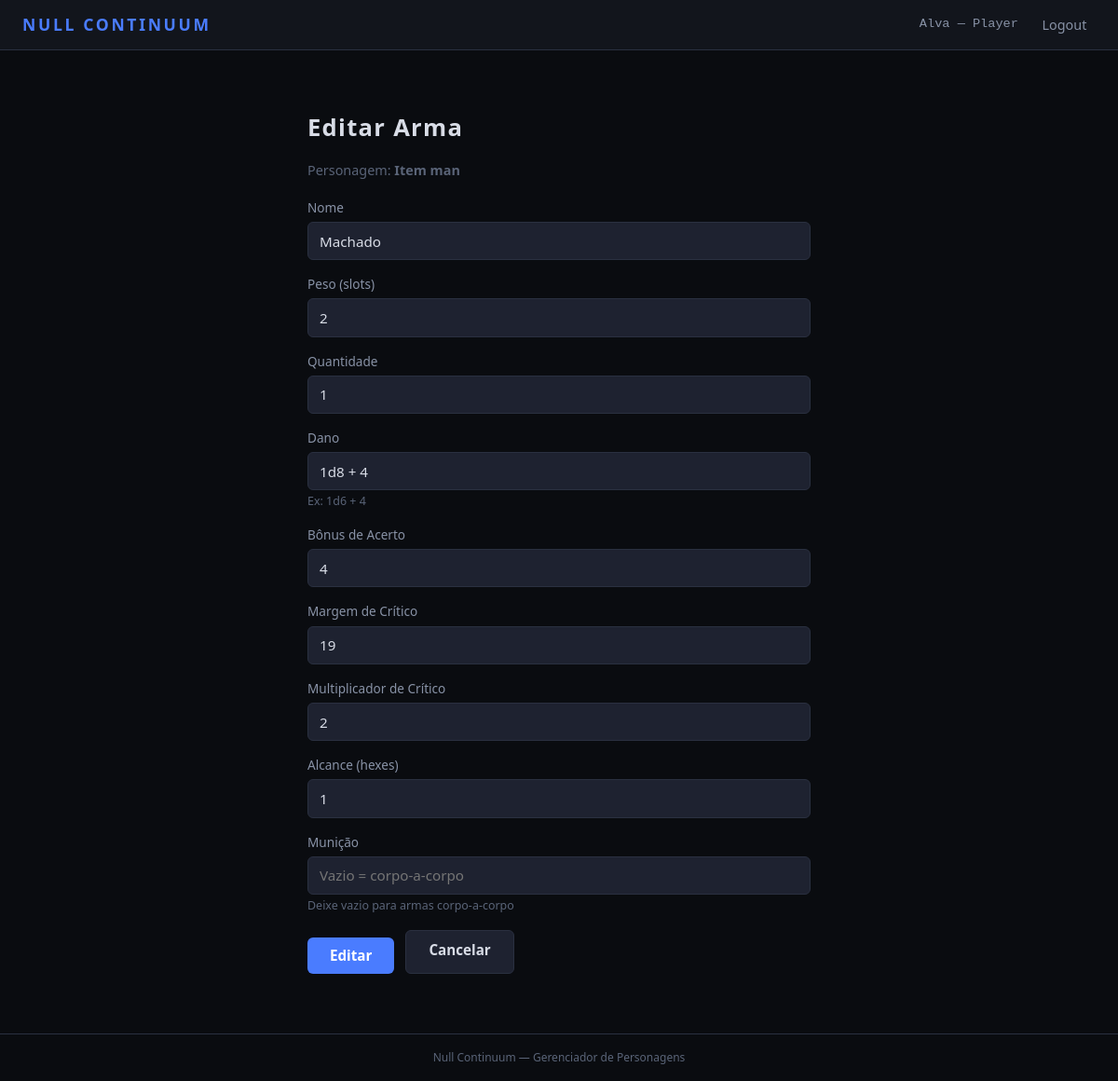
/personagens/13/inventario/arma/1/edit/ (signed in), run on the app's committed database.
### HomeApp/models.py (models this page shows, shortened)
class User(AbstractUser):
    ROLE_CHOICES = [
        ('GM', 'Game Master'),
        ('PLAYER', 'Player'),
    ]
    role = models.CharField(max_length=6, choices=ROLE_CHOICES, default='PLAYER')

### CharSheet/models.py (models this page shows, shortened)
class Character(models.Model):
    player = models.ForeignKey(
        settings.AUTH_USER_MODEL,
        on_delete=models.CASCADE,
        related_name='characters',
    )
    name = models.CharField('Nome do Personagem', max_length=120)
    background = models.CharField(
        'Background', max_length=20,
        choices=BACKGROUND_CHOICES, default='OTHER',
    )
    background_custom = models.CharField(
        'Background (custom)', max_length=120, blank=True,
        help_text='Preencha se escolheu "Outro".',
    )
    base_rank = models.PositiveIntegerField(
        'Base Rank', default=1,
        validators=[MinValueValidator(1), MaxValueValidator(15)],
    )
    nl_rank = models.PositiveIntegerField(
        'NL Rank', default=0,
        validators=[MinValueValidator(0), MaxValueValidator(15)],
    )
    agility = models.PositiveIntegerField(
        'Agility (AGI)', default=1,
        validators=[MinValueValidator(1), MaxValueValidator(5)],
    )
    fortitude = models.PositiveIntegerField(
        'Fortitude (FOR)', default=1,
        validators=[MinValueValidator(1), MaxValueValidator(5)],
    )
    insight = models.PositiveIntegerField(
        'Insight (INS)', default=1,
        validators=[MinValueValidator(1), MaxValueValidator(5)],
    )
    presence = models.PositiveIntegerField(
        'Presence (PRE)', default=1,
        validators=[MinValueValidator(1), MaxValueValidator(5)],
    )
    stability = models.PositiveIntegerField(
        'Stability (STA)', default=1,
        validators=[MinValueValidator(1), MaxValueValidator(5)],
    )
    intent = models.PositiveIntegerField(
        'Intent (INT)', default=1,
        validators=[MinValueValidator(1), MaxValueValidator(5)],
    )
    continuity_constant = models.CharField(
        'Continuity Constant', max_length=4,
        choices=CC_CHOICES, blank=True, default='',
    )
    abstraction_frame = models.CharField(
        'Abstraction Frame', max_length=10,
        choices=FRAME_CHOICES, blank=True, default='',
    )
    current_hp = models.IntegerField('HP Atual', default=0)
    current_strain = models.IntegerField('Strain Atual', default=0)
    temp_hp = models.IntegerField('HP Temporário', default=0)
    current_ap = models.IntegerField('AP Atual', default=3)
    armor_bonus = models.IntegerField('Bônus de Armadura', default=0)
    shield_bonus = models.IntegerField('Bônus de Escudo', default=0)
    current_load = models.IntegerField('Carga Atual', default=0)
    skill_melee = models.CharField('Melee', max_length=1, choices=SKILL_RANK_CHOICES, default='U')
    skill_ranged_weapons = models.CharField('Ranged Weapons', max_length=1, choices=SKILL_RANK_CHOICES, default='U')
    skill_heavy_weaponry = models.CharField('Heavy Weaponry', max_length=1, choices=SKILL_RANK_CHOICES, default='U')
    skill_initiative = models.CharField('Initiative', max_length=1, choices=SKILL_RANK_CHOICES, default='U')
    skill_athletics = models.CharField('Athletics', max_length=1, choices=SKILL_RANK_CHOICES, default='U')
    skill_endurance = models.CharField('Endurance', max_length=1, choices=SKILL_RANK_CHOICES, default='U')
    skill_acrobatics = models.CharField('Acrobatics', max_length=1, choices=SKILL_RANK_CHOICES, default='U')
    skill_stealth = models.CharField('Stealth', max_length=1, choices=SKILL_RANK_CHOICES, default='U')
    skill_perception = models.CharField('Perception', max_length=1, choices=SKILL_RANK_CHOICES, default='U')
    skill_reflexes = models.CharField('Reflexes', max_length=1, choices=SKILL_RANK_CHOICES, default='U')
    skill_sleight_of_hand = models.CharField('Sleight of Hand', max_length=1, choices=SKILL_RANK_CHOICES, default='U')
    skill_piloting_ground = models.CharField('Piloting (Ground)', max_length=1, choices=SKILL_RANK_CHOICES, default='U')
    skill_piloting_air = models.CharField('Piloting (Air)', max_length=1, choices=SKILL_RANK_CHOICES, default='U')
    skill_piloting_sea = models.CharField('Piloting (Sea)', max_length=1, choices=SKILL_RANK_CHOICES, default='U')
    skill_technology = models.CharField('Technology', max_length=1, choices=SKILL_RANK_CHOICES, default='U')
    skill_engineering = models.CharField('Engineering', max_length=1, choices=SKILL_RANK_CHOICES, default='U')
    skill_medicine = models.CharField('Medicine', max_length=1, choices=SKILL_RANK_CHOICES, default='U')
    skill_history = models.CharField('History', max_length=1, choices=SKILL_RANK_CHOICES, default='U')
    skill_religion = models.CharField('Religion', max_length=1, choices=SKILL_RANK_CHOICES, default='U')
    skill_investigation = models.CharField('Investigation', max_length=1, choices=SKILL_RANK_CHOICES, default='U')
    skill_intuition = models.CharField('Intuition', max_length=1, choices=SKILL_RANK_CHOICES, default='U')
    skill_persuasion = models.CharField('Persuasion', max_length=1, choices=SKILL_RANK_CHOICES, default='U')
    skill_intimidation = models.CharField('Intimidation', max_length=1, choices=SKILL_RANK_CHOICES, default='U')
    skill_deception = models.CharField('Deception', max_length=1, choices=SKILL_RANK_CHOICES, default='U')
    skill_survival = models.CharField('Survival', max_length=1, choices=SKILL_RANK_CHOICES, default='U')
    skill_null_theory = models.CharField('Null Theory', max_length=1, choices=SKILL_RANK_CHOICES, default='U')
    skill_null_navigation = models.CharField('Null Navigation', max_length=1, choices=SKILL_RANK_CHOICES, default='U')
    skill_animal_handling = models.CharField('Animal Handling', max_length=1, choices=SKILL_RANK_CHOICES, default='U')
    skill_nlc = models.CharField('NL Control (NLC)', max_length=1, choices=SKILL_RANK_CHOICES, default='U')
    skill_nlr = models.CharField('NL Resistance (NLR)', max_length=1, choices=SKILL_RANK_CHOICES, default='U')
    skill_nl_sensitivity = models.CharField('NL Sensitivity', max_length=1, choices=SKILL_RANK_CHOICES, default='U')
    skill_nl_engineering = models.CharField('NL Engineering', max_length=1, choices=SKILL_RANK_CHOICES, default='U')
    skill_anomalous_protocols = models.CharField('Anomalous Protocols', max_length=1, choices=SKILL_RANK_CHOICES, default='U')
    skill_continuity_analysis = models.CharField('Continuity Analysis', max_length=1, choices=SKILL_RANK_CHOICES, default='U')
    notes = models.TextField('Notas', blank=True)
    created_at = models.DateTimeField(auto_now_add=True)
    updated_at = models.DateTimeField(auto_now=True)
    class Meta:
        ordering = ['-updated_at']
        verbose_name = 'Personagem'
        verbose_name_plural = 'Personagens'
    @property
    def category(self):
        if self.nl_rank == 0:
            return '—'
        if self.nl_rank <= 3:
            return 'I'
        if self.nl_rank <= 6:
            return 'II'
        if self.nl_rank <= 9:
            return 'III'
        if self.nl_rank <= 12:
            return 'IV'
        return 'V'
    SKILL_FIELDS = [
        ('skill_melee', 'Melee', 'Combate'),
        ('skill_ranged_weapons', 'Ranged Weapons', 'Combate'),
        ('skill_heavy_weaponry', 'Heavy Weaponry', 'Combate'),
        ('skill_initiative', 'Initiative', 'Combate'),
        ('skill_athletics', 'Athletics', 'Geral'),
        ('skill_endurance', 'Endurance', 'Geral'),
        ('skill_acrobatics', 'Acrobatics', 'Geral'),
        ('skill_stealth', 'Stealth', 'Geral'),
        ('skill_perception', 'Perception', 'Geral'),
        ('skill_reflexes', 'Reflexes', 'Geral'),
        ('skill_sleight_of_hand', 'Sleight of Hand', 'Geral'),
        ('skill_piloting_ground', 'Piloting (Ground)', 'Geral'),
        ('skill_piloting_air', 'Piloting (Air)', 'Geral'),
        ('skill_piloting_sea', 'Piloting (Sea)', 'Geral'),
        ('skill_technology', 'Technology', 'Geral'),
        ('skill_engineering', 'Engineering', 'Geral'),
        ('skill_medicine', 'Medicine', 'Geral'),
        ('skill_history', 'History', 'Geral'),
        ('skill_religion', 'Religion', 'Geral'),
        ('skill_investigation', 'Investigation', 'Geral'),
        ('skill_intuition', 'Intuition', 'Geral'),
        ('skill_persuasion', 'Persuasion', 'Geral'),
        ('skill_intimidation', 'Intimidation', 'Geral'),
        ('skill_deception', 'Deception', 'Geral'),
        ('skill_survival', 'Survival', 'Geral'),
        ('skill_null_theory', 'Null Theory', 'Geral'),
        ('skill_null_navigation', 'Null Navigation', 'Geral'),
        ('skill_animal_handling', 'Animal Handling', 'Geral'),
        ('skill_nlc', 'NL Control (NLC)', 'Non-Linear'),
        ('skill_nlr', 'NL Resistance (NLR)', 'Non-Linear'),
        ('skill_nl_sensitivity', 'NL Sensitivity', 'Non-Linear'),
        ('skill_nl_engineering', 'NL Engineering', 'Non-Linear'),
        ('skill_anomalous_protocols', 'Anomalous Protocols', 'Non-Linear'),
        ('skill_continuity_analysis', 'Continuity Analysis', 'Non-Linear'),
    ]
    from .feat_models import FeatDefinition, CharacterFeat
    from .trait_models import TraitDefinition, CharacterTrait

class WeaponItem(models.Model):
    character = models.ForeignKey(
        Character, on_delete=models.CASCADE, related_name='weapons'
    )
    name = models.CharField('Nome', max_length=120)
    weight = models.PositiveIntegerField('Peso (slots)', default=1)
    quantity = models.PositiveIntegerField('Quantidade', default=1)
    damage = models.CharField('Dano', max_length=40, help_text='Ex: 1d6 + 4')
    hit_bonus = models.IntegerField('Bônus de Acerto', default=0)
    crit_range = models.PositiveIntegerField('Margem de Crítico', default=20)
    crit_multiplier = models.PositiveIntegerField('Multiplicador de Crítico', default=2)
    range_hexes = models.PositiveIntegerField('Alcance (hexes)', default=1)
    ammo = models.PositiveIntegerField('Munição', null=True, blank=True, help_text='Deixe vazio para armas corpo-a-corpo')
    class Meta:
        ordering = ['name']
        verbose_name = 'Arma'
        verbose_name_plural = 'Armas'

### CharSheet/views.py (the view)
# urls.py: path('personagens/<int:pk>/inventario/arma/<int:item_pk>/edit/', views.weapon_edit, name='weapon_edit'),
@login_required
def weapon_edit(request, pk, item_pk):
    char = _get_owned_character(pk, request.user)
    item = get_object_or_404(WeaponItem, pk=item_pk, character=char)
    if request.method == 'POST':
        form = WeaponItemForm(request.POST, instance=item)
        if form.is_valid():
            form.save()
            _recalc_load(char)
            return redirect('character_detail', pk=pk)
    else:
        form = WeaponItemForm(instance=item)
    return render(request, 'CharSheet/inventory_form.html', {
        'form': form, 'char': char, 'category': 'Arma', 'action': 'Editar',
    })

### templates/CharSheet/inventory_form.html (shortened to what this page needs)
{% extends 'base.html' %}
{% block content %}
<div class="auth-container inv-form-container">
    <h1 class="auth-title">{{ action }} {{ category }}</h1>
    <p class="inv-form-char">Personagem: <strong>{{ char.name }}</strong></p>
    <form method="post" class="inv-form">
        {% for field in form %}
        <div class="form-group">
            <label class="form-label" for="{{ field.id_for_label }}">{{ field.label }}</label>
            {{ field }}
            {% if field.help_text %}
            <span class="form-hint">{{ field.help_text }}</span>
            {% endif %}
        </div>
        {% endfor %}
        <div class="form-actions">
            <button type="submit" class="btn btn-primary btn-inline">{{ action }}</button>
            <a href="{% url 'character_detail' pk=char.pk %}" class="btn btn-secondary btn-inline">Cancelar</a>
        </div>
    </form>
</div>
{% endblock %}

### templates/base.html (shortened to what this page needs)
{% load static %}
<!DOCTYPE html>
<html lang="pt-br">
<head>
    <link rel="stylesheet" href="{% static 'css/style.css' %}">
    <link rel="stylesheet" href="{% static 'css/charsheet.css' %}">
    <link rel="stylesheet" href="{% static 'css/combat_tracker.css' %}">
    <link rel="stylesheet" href="{% static 'css/feats.css' %}">
    <link rel="stylesheet" href="{% static 'css/rankup.css' %}">
    <link rel="stylesheet" href="{% static 'css/traits.css' %}">
</head>
<body>
    <nav class="navbar">
        <a href="{% url 'dashboard' %}" class="nav-brand">NULL CONTINUUM</a>
        <div class="nav-links">
            {% if user.is_authenticated %}
                <span class="nav-user">{{ user.username }} — {{ user.get_role_display }}</span>
                <form method="post" action="{% url 'logout' %}" class="nav-logout-form">
                    <button type="submit" class="nav-link nav-btn">Logout</button>
                </form>
            {% else %}
                <a href="{% url 'login' %}" class="nav-link">Login</a>
                <a href="{% url 'register' %}" class="nav-link">Registrar</a>
            {% endif %}
        </div>
    </nav>
    <main class="container">
        {% block content %}{% endblock %}
    </main>
    <footer class="footer">
        <p>Null Continuum — Gerenciador de Personagens</p>
    </footer>
</body>
</html>

### data on the page
User: username "Alva", role "Player"
Character: name "Item man"
WeaponItem: form "Machado" "2" "1" "1d8 + 4" "4" "19" "2" "1"

### other printed values
{{ action }} "Editar"
{{ category }} "Arma"
{{ field.label }} "Nome" "Peso (slots)" "Quantidade" "Dano" "Bônus de Acerto" "Margem de Crítico" "Multiplicador de Crítico" "Alcance (hexes)" "Munição"
{{ field.help_text }} "Ex: 1d6 + 4" "Deixe vazio para armas corpo-a-corpo"
